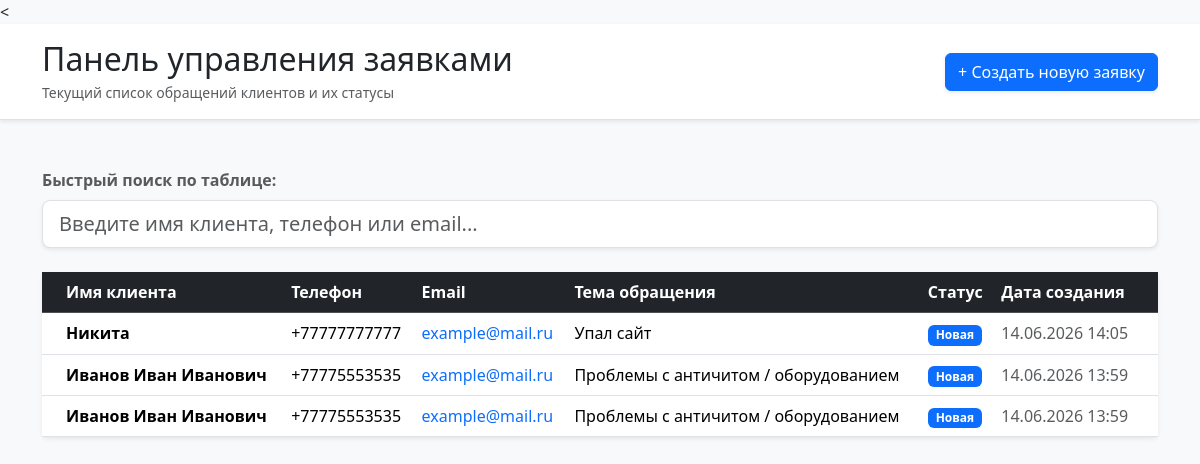
Screenshot of /requests/ with the database file from the repository.
### testovoe_app/models.py (models this page shows, shortened)
class Request(models.Model):
    STATUS_CHOICES = [
        ('new', 'Новая'),
        ('in_progress', 'В работе'),
        ('completed', 'Выполнена')
    ]
    client_name = models.CharField(max_length=100, verbose_name="Имя клиента")
    phone = models.CharField(max_length=20, verbose_name="Телефон")
    email = models.CharField(verbose_name="Email")
    subject = models.CharField(max_length=250, verbose_name="Тема обращения")
    message = models.CharField(verbose_name="Текст обращения")
    status = models.CharField(
        max_length=20,
        choices=STATUS_CHOICES,
        default='new',
        verbose_name="Статус заявки"
    )
    created_at = models.DateTimeField(auto_now_add=True, verbose_name="Дата создания")
    class Meta:
        verbose_name = "Заявка"
        verbose_name_plural = "Заявки"
        ordering = ['-created_at']

### testovoe_app/views.py (the view)
# urls.py: path('requests/', RequestListView.as_view(), name='request_list'),
class RequestListView(ListView):
    model = Request
    context_object_name = 'requests'
    template_name = 'orders/request_list.html'

### templates/orders/request_list.html (shortened to what this page needs)
<!DOCTYPE html>
<html lang="ru">
<head>
    <link href="https://cdn.jsdelivr.net/npm/bootstrap@5.3.2/dist/css/bootstrap.min.css" rel="stylesheet">
</head>
<body class="bg-light">
    <header class="bg-white border-bottom py-3 mb-5 shadow-sm">
        <div class="container d-flex flex-column flex-md-row justify-content-between align-items-md-center gap-3">
            <div>
                <h1 class="h2 text-dark mb-1">Панель управления заявками</h1>
                <p class="text-muted small mb-0">Текущий список обращений клиентов и их статусы</p>
            </div>
            <div>
                <a href="{% url 'request_create' %}" class="btn btn-primary shadow-sm">+ Создать новую заявку</a>
            </div>
        </div>
    </header>
    <main class="container">
        <section aria-labelledby="table-heading">
            <div class="mb-4">
                <label for="tableSearch" class="form-label text-muted fw-semibold">Быстрый поиск по таблице:</label>
                <input type="text" id="tableSearch" class="form-control form-control-lg shadow-sm"
                       placeholder="Введите имя клиента, телефон или email...">
            </div>
            <div class="card shadow-sm border-0 mb-5">
                <div class="card-body p-0">
                    <div class="table-responsive">
                        <table class="table table-hover align-middle mb-0" id="requestsTable">
                            <thead class="table-dark">
                                <tr>
                                    <th scope="col" class="ps-4">Имя клиента</th>
                                    <th scope="col">Телефон</th>
                                    <th scope="col">Email</th>
                                    <th scope="col">Тема обращения</th>
                                    <th scope="col">Статус</th>
                                    <th scope="col" class="pe-4">Дата создания</th>
                                </tr>
                            </thead>
                            <tbody>
                                {% for request in requests %}
                                <tr class="request-row"
                                    data-name="{{ request.client_name|lower }}"
                                    data-phone="{{ request.phone|lower }}"
                                    data-email="{{ request.email|lower }}">
                                    <td class="ps-4 fw-bold">{{ request.client_name }}</td>
                                    <td>{{ request.phone }}</td>
                                    <td>
                                        <a href="mailto:{{ request.email }}" class="text-decoration-none">{{ request.email }}</a>
                                    </td>
                                    <td>{{ request.subject }}</td>
                                    <td>
                                        {% if request.status == 'new' %}
                                            <span class="badge bg-primary">Новая</span>
                                        {% elif request.status == 'in_progress' %}
                                            <span class="badge bg-warning text-dark">В работе</span>
                                        {% elif request.status == 'completed' %}
                                            <span class="badge bg-success">Выполнена</span>
                                        {% endif %}
                                    </td>
                                    <td class="pe-4 text-muted">{{ request.created_at|date:"d.m.Y H:i" }}</td>
                                </tr>
                                {% empty %}
                                <tr id="emptyRow">
                                    <td colspan="6" class="text-center py-4 text-muted">
                                        Заявки пока отсутствуют.
                                    </td>
                                </tr>
                                {% endfor %}
                            </tbody>
                        </table>
                    </div>
                </div>
            </div>
        </section>
    </main>
</body>
</html>

### rows the page displays
Request: client_name "Никита", phone "+77777777777", email "example@mail.ru", subject "Упал сайт", status "Новая", created_at "14.06.2026 14:05"
Request: client_name "Иванов Иван Иванович", phone "+77775553535", email "example@mail.ru", subject "Проблемы с античитом / оборудованием", status "Новая", created_at "14.06.2026 13:59"
Request: client_name "Иванов Иван Иванович", phone "+77775553535", email "example@mail.ru", subject "Проблемы с античитом / оборудованием", status "Новая", created_at "14.06.2026 13:59"
